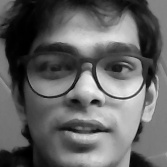
#> input picture Apple Job Applications/dataSet/Hemang/13.jpg, 167 x 167 px, given in place of the camera
$ python FaceRecognitionSampler36.py   (older library calls are emulated)
#> lines starting #> are read from the running program, lines starting #| are printed output that depends on the picture; after the words box and inside, x2 and y2 are one past the last pixel; in counts of white or black regions, pixels touching at a corner belong together
import cv2
import numpy as np
import os
from PIL import Image

faceDetect = cv2.CascadeClassifier('haarcascade_frontalface_default.xml')
cam = cv2.VideoCapture(0)


name = input('Enter user name')
#> the answer given: dataSet/Hemang/13.jpg
newpath = r'dataSet\\'+name
if not os.path.exists(newpath):
    os.makedirs(newpath)
sampleNum=0
while(True):
    ret,img = cam.read()
#> img is the input picture: shape (167, 167, 3); min 0, max 246, mean 98.1
    gray = cv2.cvtColor(img,cv2.COLOR_BGR2GRAY)
    faces = faceDetect.detectMultiScale(gray,1.3,5)
#> faces = [[10, 11, 149, 149]]
    for(x,y,w,h) in faces:
        sampleNum = sampleNum+1
        cv2.imwrite(newpath+'\\'+str(sampleNum)+'.jpg',gray[y:y+h,x:x+w])
        cv2.rectangle(img,(x,y),(x+y,y+h),(0,0,255),2)
        cv2.waitKey(100)
#> this loop made 1 pass
#> (x, y, w, h, sampleNum) on pass 1: (10, 11, 149, 149, 1)
#> pass 1, `cv2.imwrite(newpath+'\\'+str(sampleNum)+'.jpg',gray[y:y+h,x:x+w])`:
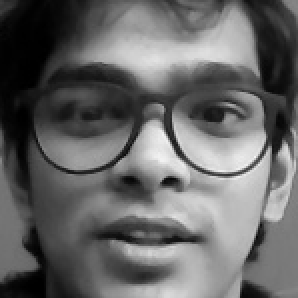
#> saved as 1.jpg: shape (149, 149) (shown 2 times larger); min 0, max 246, mean 102.2
#> after the loop:
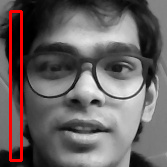
#> img: shape (167, 167, 3); 3.43% of pixels changed, all inside (x1, y1, x2, y2) = (9, 10, 23, 162)
#> after the loop, sampleNum = 1
    cv2.imshow("Face",img)
    cv2.waitKey(1)
    if(sampleNum>80):
        break
cam.release()
cv2.destroyAllWindows()

recognizer = cv2.face.LBPHFaceRecognizer_create();

path = ('dataSet\\'+name,1)

def getImagesWithID(path):
    imagePaths=[]
    faces=[]
    IDs=[]

    imagePaths=[os.path.join(path[0],f) for f in os.listdir(path[0])]

    for imagePath in imagePaths:
        faceImg = Image.open(imagePath).convert('L')
        faceNp = np.array(faceImg,'uint8')
##        ID = int(os.path.split(imagePath[0])[-1].split('.')[0])
        faces.append(faceNp)
        IDs.append(path[1])
        cv2.imshow("training...",faceNp)
        cv2.waitKey(10)
    return IDs, faces


IDs, faces = getImagesWithID(path)
recognizer.train(faces,np.array(IDs))
recognizer.write('recognizer/trainingData.yml')

cv2.destroyAllWindows()


faceDetect = cv2.CascadeClassifier('haarcascade_frontalface_default.xml')
cam = cv2.VideoCapture(0)
rec = cv2.face.LBPHFaceRecognizer_create()
rec.read('recognizer\\trainingData.yml')
user_id=0
##font = cv2.initFont(cv2.cv.CV_FONT_HERSHEY_COMPLEX_SMALL,5,1,0,4)
while(True):
    ret,img = cam.read()
    gray = cv2.cvtColor(img,cv2.COLOR_BGR2GRAY)
    faces = faceDetect.detectMultiScale(gray,1.3,5)
    for(x,y,w,h) in faces:
        cv2.rectangle(img,(x,y),(x+w,y+h),(0,0,255),2)
        user_id,conf = rec.predict(gray[y:y+h,x:x+w])
        if(user_id==1):
            user_id=name
        else:
            user_id="Unknown"
        cv2.putText(img,str(user_id),(x,y+h),cv2.FONT_HERSHEY_SIMPLEX,2,cv2.LINE_AA)
    cv2.imshow("Face",img)
    if(cv2.waitKey(1)==ord('q')):
        break

cam.release()
cv2.destroyAllWindows()

$ run again, on Apple Job Applications/dataSet/Hemang/14.jpg
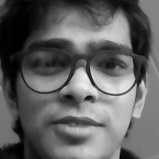
#> input picture Apple Job Applications/dataSet/Hemang/14.jpg, 159 x 159 px, given in place of the camera
#> img is the input picture: shape (159, 159, 3); min 0, max 244, mean 97
#> faces = [[8, 8, 139, 139]]
#> the loop `for(x,y,w,h) in faces:` made 1 pass
#> (x, y, w, h, sampleNum) on pass 1: (8, 8, 139, 139, 1)
#> pass 1, `cv2.imwrite(newpath+'\\'+str(sampleNum)+'.jpg',gray[y:y+h,x:x+w])`:
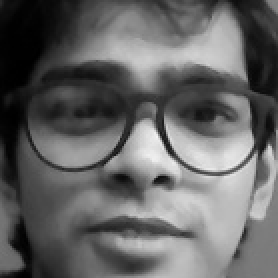
#> saved as 1.jpg: shape (139, 139) (shown 2 times larger); min 0, max 244, mean 100.5
#> after the loop `for(x,y,w,h) in faces:`:
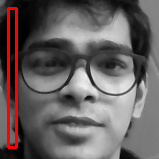
#> img: shape (159, 159, 3); 3.47% of pixels changed, all inside (x1, y1, x2, y2) = (7, 7, 18, 149)
#> after the loop `for(x,y,w,h) in faces:`: sampleNum = 1

$ run again, on Apple Job Applications/dataSet/Hemang/15.jpg
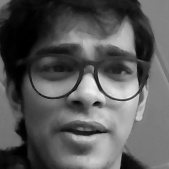
#> input picture Apple Job Applications/dataSet/Hemang/15.jpg, 169 x 169 px, given in place of the camera
#> img is the input picture: shape (169, 169, 3); min 0, max 243, mean 88.6
#> faces = [[10, 10, 151, 151]]
#> the loop `for(x,y,w,h) in faces:` made 1 pass
#> (x, y, w, h, sampleNum) on pass 1: (10, 10, 151, 151, 1)
#> pass 1, `cv2.imwrite(newpath+'\\'+str(sampleNum)+'.jpg',gray[y:y+h,x:x+w])`:
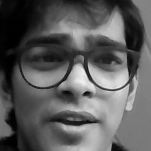
#> saved as 1.jpg: shape (151, 151); min 0, max 243, mean 91.6
#> after the loop `for(x,y,w,h) in faces:`:
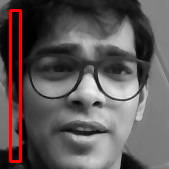
#> img: shape (169, 169, 3); 3.37% of pixels changed, all inside (x1, y1, x2, y2) = (9, 9, 22, 163)
#> after the loop `for(x,y,w,h) in faces:`: sampleNum = 1

$ run again, on Apple Job Applications/dataSet/Hemang/17.jpg
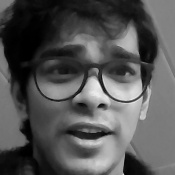
#> input picture Apple Job Applications/dataSet/Hemang/17.jpg, 175 x 175 px, given in place of the camera
#> img is the input picture: shape (175, 175, 3); min 0, max 241, mean 84.2
#> faces = [[16, 13, 151, 151]]
#> the loop `for(x,y,w,h) in faces:` made 1 pass
#> (x, y, w, h, sampleNum) on pass 1: (16, 13, 151, 151, 1)
#> pass 1, `cv2.imwrite(newpath+'\\'+str(sampleNum)+'.jpg',gray[y:y+h,x:x+w])`:
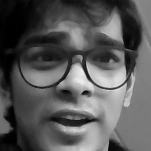
#> saved as 1.jpg: shape (151, 151); min 0, max 241, mean 88.1
#> after the loop `for(x,y,w,h) in faces:`:
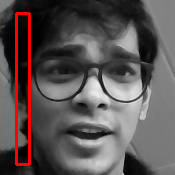
#> img: shape (175, 175, 3); 3.2% of pixels changed, all inside (x1, y1, x2, y2) = (15, 12, 31, 166)
#> after the loop `for(x,y,w,h) in faces:`: sampleNum = 1
